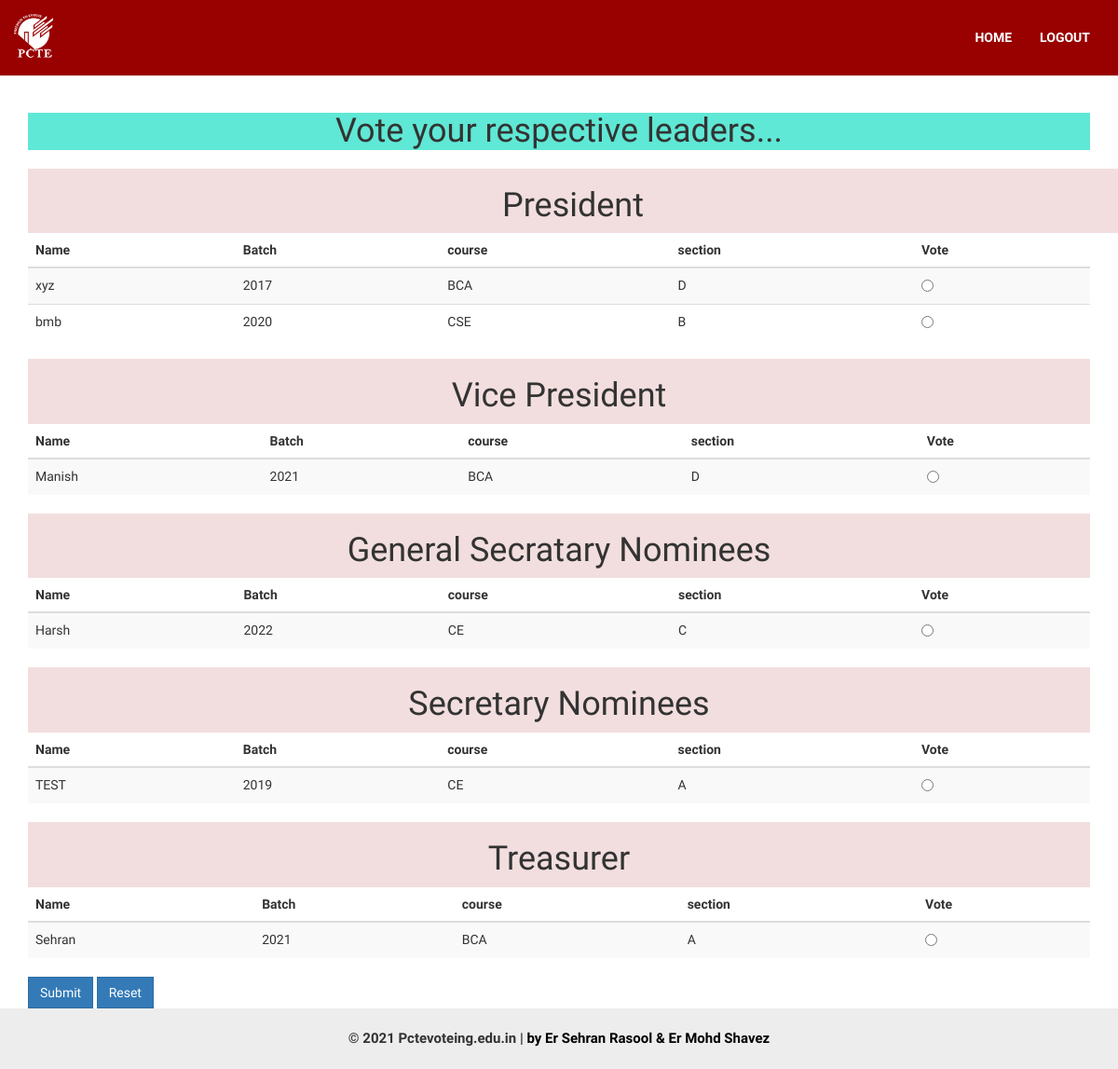
/election.php?cid=Volleyball, run on the app's committed database.
### tables this page shows
CREATE TABLE `nominees` (
  `sno` int(11) NOT NULL,
  `name` varchar(40) NOT NULL,
  `batch` int(11) NOT NULL,
  `course` varchar(40) NOT NULL,
  `section` varchar(5) NOT NULL,
  `mobile` int(11) NOT NULL,
  `designation` varchar(30) NOT NULL,
  `club` varchar(40) NOT NULL,
  `timestamp` timestamp NOT NULL DEFAULT current_timestamp() ON UPDATE current_timestamp()
);

### election.php (the view, shortened to what this page needs)
<?php
$var=$_GET['cid'];
?>
<!DOCTYPE html>
<html xmlns="http://www.w3.org/1999/xhtml">
<head>
    <link href="assets/css/bootstrap.css" rel="stylesheet" />
    <link href="assets/css/ionicons.css" rel="stylesheet" />
    <link href="assets/js/source/jquery.fancybox.css" rel="stylesheet" />
    <link href="assets/css/style.css" rel="stylesheet" />
</head>
<body data-spy="scroll" data-target=".navbar-fixed-top">
<?php
  include('header.php');
?>
<div class="container mb-30">
    <h1 style="margin-top:10px;margin-bottom:20px;background: rgb(95, 232, 213); text-align: center;">Vote your respective leaders...</h1>
  <form name="f1" action="election.php" method="post">
    <div class="container text-center bg-danger text-light " >
     <h1>President</h1>
  </div>
    <?php
    $con=new mysqli("localhost","root","","vote");
    if($con==true)
    {
$cmd="select * from nominees where designation = 'President' and club='$var'";
      if($y=$con->query($cmd))
      {
        if($y->num_rows>0)
        {
         ?>
         <table class="table table-striped ">
         <thead>
         <tr>
           <th scope="col">Name</th>
           <th scope="col">Batch</th>
           <th scope="col">course</th>
           <th scope="col">section</th>
           <th scope="col">Vote</th>
         </tr>
       </thead>
       <tbody>
         <?php
         while($t=$y->fetch_array()){
          ?>
    <tr>
            <td><?php
        echo $t[1];
      ?>
      </td>
      <td>
        <?php
        echo $t[2];
      ?>
      </td>
      <td>
        <?php
        echo $t[3];
      ?>
      </td>
      <td>
        <?php
        echo $t[4];
      ?>
      </td>
      <td><input type="radio" required
       value="<?php
        echo $t[0]?> " name="p"></td>
    </tr>
    <?php
  }
        }else{
          echo "no record found";
        }
      }
      else{
        echo "query problem";
      }
    }
    else{
      echo "connection problem";
    }
    ?>
    </tbody>
  </table>
<div class="container-fluid text-center bg-danger text-light " >
     <h1>Vice President</h1>
  </div>
    <?php
    $con=new mysqli("localhost","root","","vote");
    if($con==true)
    {
$cmd="select * from nominees where designation = 'Vice President' and club='$var'";
      if($y=$con->query($cmd))
      {
        if($y->num_rows>0)
        {
         ?>
         <table class="table table-striped">
         <thead>
         <tr>
           <th scope="col">Name</th>
           <th scope="col">Batch</th>
           <th scope="col">course</th>
           <th scope="col">section</th>
           <th scope="col">Vote</th>
         </tr>
       </thead>
       <tbody>
         <?php
         while($t=$y->fetch_array()){
          ?>
         <tr>
            <td><?php
        echo $t[1];
      ?>
      </td>
      <td>
        <?php
        echo $t[2];
      ?>
      </td>
      <td>
        <?php
        echo $t[3];
      ?>
      </td>
      <td>
        <?php
        echo $t[4];
      ?>
      </td>
      <td><input type="radio" required value="<?php
      echo $t[0]?> " name="vp" ></td>
    </tr>
    <?php
  }
        }else{
          echo "no record found";
        }
      }
      else{
        echo "query problem";
      }
    }
    else{
      echo "connection problem";
    }
    ?>
    </tbody>
  </table>
<div class="container-fluid text-center bg-danger text-light " >
     <h1>General Secratary Nominees</h1>
  </div>
    <?php
    $con=new mysqli("localhost","root","","vote");
    if($con==true)
    {
$cmd="select * from nominees where designation = 'General Secretary' and club='$var'";
      if($y=$con->query($cmd))
      {
        if($y->num_rows>0)
        {
         ?>
         <table class="table table-striped">
         <thead>
         <tr>
           <th scope="col">Name</th>
           <th scope="col">Batch</th>
           <th scope="col">course</th>
           <th scope="col">section</th>
           <th scope="col">Vote</th>
         </tr>
       </thead>
       <tbody>
         <?php
         while($t=$y->fetch_array()){
          ?>
         <tr>
            <td><?php
        echo $t[1];
      ?>
      </td>
      <td>
        <?php
        echo $t[2];
      ?>
      </td>
      <td>
        <?php
        echo $t[3];
      ?>
      </td>
      <td>
        <?php
        echo $t[4];
      ?>
      </td>
      <td><input type="radio" required  value="<?php
      echo $t[0]?> " name="gs"></td>
    </tr>
    <?php
  }
        }else{
          echo "no record found";
        }
      }
      else{
        echo "query problem";
      }
    }
    else{
      echo "connection problem";
    }
    ?>
    </tbody>
  </table>
 <div class="container-fluid text-center bg-danger text-light " >
     <h1>Secretary Nominees</h1>
  </div>
    <?php
    $con=new mysqli("localhost","root","","vote");
    if($con==true)
    {
$cmd="select * from nominees where designation = 'Secretary' and club='$var'";
      if($y=$con->query($cmd))
      {
        if($y->num_rows>0)
        {
         ?>
         <table class="table table-striped">
         <thead>
         <tr>
           <th scope="col">Name</th>
           <th scope="col">Batch</th>
           <th scope="col">course</th>
           <th scope="col">section</th>
           <th scope="col">Vote</th>
         </tr>
       </thead>
       <tbody>
         <?php
         while($t=$y->fetch_array()){
          ?>
         <tr>
            <td><?php
        echo $t[1];
      ?>
      </td>
      <td>
        <?php
        echo $t[2];
      ?>
      </td>
      <td>
        <?php
        echo $t[3];
      ?>
      </td>
      <td>
        <?php
        echo $t[4];
      ?>
      </td>
      <td><input type="radio" required  value="<?php
      echo $t[0]?> " name="s"></td>
    </tr>
    <?php
  }
        }else{
          echo "no record found";
        }
      }
      else{
        echo "query problem";
      }
    }
    else{
      echo "connection problem";
    }
    ?>
    </tbody>
  </table>
<div class="container-fluid text-center bg-danger text-light " >
     <h1>Treasurer</h1>
  </div>
    <?php
    $con=new mysqli("localhost","root","","vote");
    if($con==true)
    {
$cmd="select * from nominees where designation = 'Treasurer' and club='$var'";
      if($y=$con->query($cmd))
      {
        if($y->num_rows>0)
        {
         ?>
        <table class="table table-striped">
         <thead>
         <tr>
           <th scope="col">Name</th>
           <th scope="col">Batch</th>
           <th scope="col">course</th>
           <th scope="col">section</th>
           <th scope="col">Vote</th>
         </tr>
       </thead>
       <tbody>
         <?php
         while($t=$y->fetch_array()){
          ?>
         <tr>
            <td><?php
        echo $t[1];
      ?>
      </td>
      <td>
        <?php
        echo $t[2];
      ?>
      </td>
      <td>
        <?php
        echo $t[3];
      ?>
      </td>
      <td>
        <?php
        echo $t[4];
      ?>
      </td>
      <td><input type="radio"  required value="<?php
        echo $t[0]?> " name="t"></td>
    </tr>
    <?php
  }
        }else{
          echo "no record found";
        }
      }
      else{
        echo "query problem";
      }
    }
    else{
      echo "connection problem";
    }
    ?>
    </tbody>
  </table>
  <div class="d-grid gap-2 button" >
  <button class="btn btn-primary " name="b1" type="submit">Submit</button>
  <button class="btn btn-primary" type="reset">Reset</button>
</div>
  </form>
  </div>
    <footer>
        &copy 2021  Pctevoteing.edu.in  | <a href="#" target="_blank">by Er Sehran Rasool & Er Mohd Shavez</a>
    </footer>
</body>
</html>

### assets/css/style.css (style rules this page uses)
body { font-family: 'Maven Pro', sans-serif; line-height: 25px; }
.btn { border-radius: 0px; -webkit-border-radius: 0px; -moz-border-radius: 0px; }
footer { padding: 20px; font-size: 15px; text-align: center; font-weight: 900; background-color: rgba(237, 237, 237, 1); }
footer a, footer a:hover { color: #000; text-decoration: none; }

### election.php (style rules this page uses)
body { margin-top:111px; }

### data on the page
nominees: name "xyz", batch "2017", course "BCA", section "D"
nominees: name "bmb", batch "2020", course "CSE", section "B"
nominees: name "Manish", batch "2021", course "BCA", section "D"
nominees: name "Harsh", batch "2022", course "CE", section "C"
nominees: name "TEST", batch "2019", course "CE", section "A"
nominees: name "Sehran", batch "2021", course "BCA", section "A"
